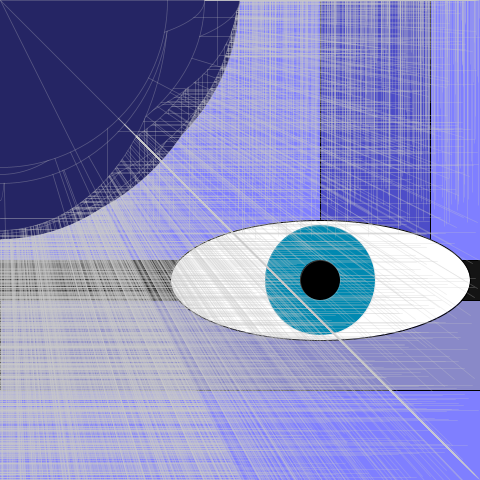
Frame 1 (no input)
Frame 60 (the mouse pressed at the canvas centre just before this capture): identical to frame 1, image omitted
Frame 120 (the mouse held since frame 60 and released just before this capture): identical to frame 1, image omitted

The Processing sketch that drew this single still picture (run headless with seeded random() and noise(); from frame 60 on, the mouse is pressed at the canvas centre):

// Processing sketch: processing_158930
// ── processing_158930.pde

boolean done;
void setup() {
size(480,480);
background(127,127,255);
done = false;
fill(137,137,200);
rect(0, 280, 480, 110);
fill(77,77,200);
rect(320, 0, 110, 310);
fill(20,20,20);
rect(0, 260, 480, 40);
fill(255,255,255);
ellipse(320, 280, 300, 120);


}
void draw() {

stroke(200, 80);
strokeWeight(.75);
if (done == false){
fill(0,137,177);
ellipse(320, 280, 110, 110);
for (int i = 0; i < 1000; i++) {

float x1 = random(width*5%100);
float x2 = random(width*5%100);
float y1 = random(height);
float y2 = random(height);
fill(37,37,100);
ellipse(x1, x2, y1, y2);
ellipse(y2, x1, x2, y1);
ellipse(y1, y2, x1, x2);
ellipse(x2, y1, y1, x1);
line(2*x1, x2, y2, y2);
line(y2, 2*x1, x2, x2);
line(y1, 2*y2, x2, x1);
line(2*x2, y1, y2, y1);



}
done = true;



fill(0,0,0);
ellipse(320, 280, 40, 40);

}
}
